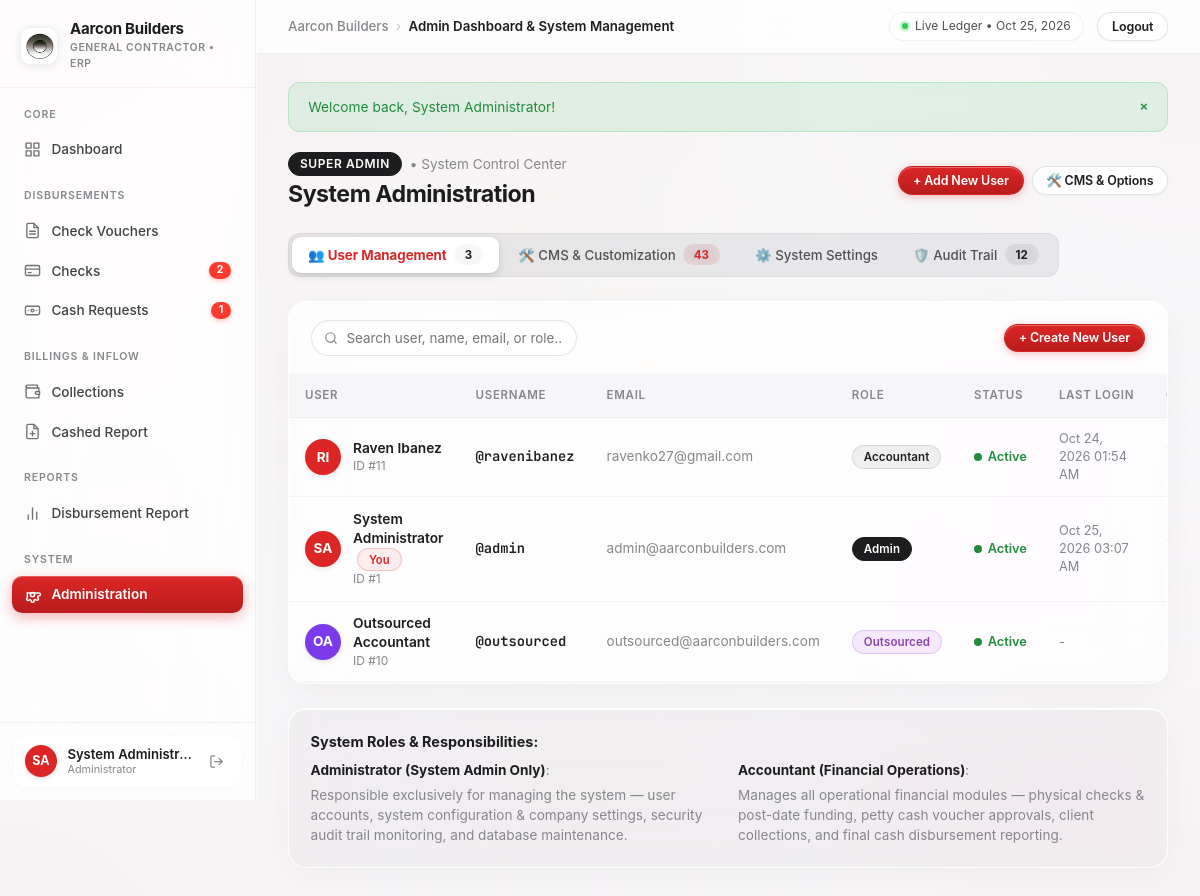
/admin.php (signed in), run on the app's committed database.
### tables this page shows
CREATE TABLE users (
    id INTEGER PRIMARY KEY AUTOINCREMENT,
    username VARCHAR(50) NOT NULL UNIQUE,
    password VARCHAR(255) NOT NULL,
    full_name VARCHAR(100) NOT NULL,
    email VARCHAR(150) DEFAULT '',
    role VARCHAR(50) DEFAULT 'admin', -- 'admin', 'manager', 'cashier', 'engineer'
    status VARCHAR(20) DEFAULT 'active', -- 'active', 'inactive'
    avatar_color VARCHAR(20) DEFAULT '#2563eb',
    last_login DATETIME DEFAULT NULL,
    created_at DATETIME DEFAULT CURRENT_TIMESTAMP
);

### admin.php (the view, shortened to what the rows shown need)
<?php
require_once __DIR__ . '/config/config.php';
require_once __DIR__ . '/includes/auth.php';
$db = get_db();
$activeTab = $_GET['tab'] ?? 'tab-users';
$users = $db->query('SELECT * FROM users ORDER BY role ASC, id ASC')->fetchAll();
require_once __DIR__ . '/includes/header.php';
?>
<div class="page-header no-print">
    <div>
        <h1 class="page-title">System Administration</h1>
    </div>
</div>
<div class="tabs-container">
    <div class="tab-pane <?= $activeTab === 'tab-users' ? 'active' : '' ?>" id="tab-users">
        <div class="card">
            <div class="card-body" style="padding: 0;">
                <div class="table-responsive">
                    <table class="data-table" id="usersTable">
                        <thead>
                            <tr>
                                <th>User</th>
                                <th>Username</th>
                                <th>Email</th>
                                <th>Role</th>
                                <th>Status</th>
                                <th>Last Login</th>
                                <th>Created</th>
                            </tr>
                        </thead>
                        <tbody>
                            <?php foreach ($users as $u): ?>
                                <?php
                                    $isSelf = ((int)$u['id'] === (int)$currentUser['id']);
                                    $initials = strtoupper(substr($u['full_name'], 0, 1) . (strpos($u['full_name'], ' ') !== false ? substr($u['full_name'], strpos($u['full_name'], ' ') + 1, 1) : ''));
                                    $avatarColor = !empty($u['avatar_color']) ? $u['avatar_color'] : '#dc2626';
                                ?>
                                <tr>
                                    <td>
                                        <div style="display: flex; align-items: center; gap: 0.75rem;">
                                            <div style="width: 36px; height: 36px; border-radius: 50%; background: <?= e($avatarColor) ?>; color: #ffffff; display: flex; align-items: center; justify-content: center; font-weight: 700; font-size: 0.85rem; flex-shrink: 0; box-shadow: 0 2px 5px rgba(0,0,0,0.1);">
                                                <?= e($initials) ?>
                                            </div>
                                            <div>
                                                <div style="font-weight: 600; color: var(--text-main);">
                                                    <?= e($u['full_name']) ?>
                                                    <?php if ($isSelf): ?>
                                                        <span class="badge badge-inprocess" style="font-size: 0.7rem; margin-left: 0.25rem;">You</span>
                                                    <?php endif; ?>
                                                </div>
                                                <div style="font-size: 0.75rem; color: var(--text-muted);">ID #<?= $u['id'] ?></div>
                                            </div>
                                        </div>
                                    </td>
                                    <td>
                                        <span style="font-family: var(--font-mono); font-weight: 600; color: var(--text-main);">
                                            @<?= e($u['username']) ?>
                                        </span>
                                    </td>
                                    <td>
                                        <span style="color: var(--text-muted); font-size: 0.85rem;">
                                            <?= !empty($u['email']) ? e($u['email']) : '&mdash;' ?>
                                        </span>
                                    </td>
                                    <td>
                                        <?php if ($u['role'] === 'admin'): ?>
                                            <span class="badge badge-admin">Admin</span>
                                        <?php elseif ($u['role'] === 'outsourced_accountant'): ?>
                                            <span class="badge badge-outsourced">Outsourced</span>
                                        <?php else: ?>
                                            <span class="badge badge-accountant">Accountant</span>
                                        <?php endif; ?>
                                    </td>
                                    <td>
                                        <?php if ($u['status'] === 'active'): ?>
                                            <span style="display: inline-flex; align-items: center; gap: 0.35rem; color: var(--color-success); font-weight: 600; font-size: 0.8rem;">
                                                <span style="width: 8px; height: 8px; border-radius: 50%; background: var(--color-success);"></span>
                                                Active
                                            </span>
                                        <?php endif; ?>
                                    </td>
                                    <td style="font-size: 0.8rem; color: var(--text-muted);">
                                        <?= format_date($u['last_login'], 'M d, Y h:i A') ?>
                                    </td>
                                    <td style="font-size: 0.8rem; color: var(--text-muted);">
                                    </td>
                                </tr>
                            <?php endforeach; ?>
                        </tbody>
                    </table>
                </div>
            </div>
        </div>
    </div>
</div>
<?php require_once __DIR__ . '/includes/footer.php'; ?>

### includes/header.php (shortened to what the rows shown need)
<?php
require_once __DIR__ . '/../config/config.php';
$currentUser = current_user();
$userInitials = 'U';
$userColor = '#dc2626';
if ($currentUser) {
    $userInitials = strtoupper(substr($currentUser['full_name'], 0, 1) . (strpos($currentUser['full_name'], ' ') !== false ? substr($currentUser['full_name'], strpos($currentUser['full_name'], ' ') + 1, 1) : ''));
    $userColor = $currentUser['avatar_color'] ?? '#dc2626';
}
?>
<!DOCTYPE html>
<html lang="en">
<head>
    <link rel="stylesheet" href="assets/css/style.css?v=<?= file_exists(__DIR__ . '/../assets/css/style.css') ? filemtime(__DIR__ . '/../assets/css/style.css') : time() ?>">
</head>
<body>
<div class="app-layout">
    <aside class="app-sidebar no-print" id="appSidebar">
        <?php if ($currentUser): ?>
            <div class="sidebar-footer">
                <div class="sidebar-user">
                    <div class="sidebar-avatar" style="background: <?= e($userColor) ?>;">
                        <?= e($userInitials) ?>
                    </div>
                    <div class="sidebar-user-info">
                        <div class="sidebar-user-name" title="<?= e($currentUser['full_name']) ?>"><?= e($currentUser['full_name']) ?></div>
                        <div class="sidebar-user-role"><?= e(get_user_role_label($currentUser['role'])) ?></div>
                    </div>
                    <a href="logout.php" class="sidebar-logout-btn" title="Sign out of <?= e($currentUser['username']) ?>">
                        <svg viewBox="0 0 24 24" fill="none" stroke="currentColor" stroke-width="2" stroke-linecap="round" stroke-linejoin="round"><path d="M9 21H5a2 2 0 0 1-2-2V5a2 2 0 0 1 2-2h4"></path><polyline points="16 17 21 12 16 7"></polyline><line x1="21" y1="12" x2="9" y2="12"></line></svg>
                    </a>
                </div>
            </div>
        <?php endif; ?>
    </aside>
    <div class="app-main">
        <main class="main-wrapper">

### data on the page
users: full_name "SA", full_name "System Administr…", role "Administrator", full_name "System Administrator", shows "You", id "1", username "admin", email "admin@aarconbuilders.com", status "active" (drawn), last_login "Oct 25, 2026 03:07 AM"
users: full_name "RI", full_name "Raven Ibanez", id "11", username "ravenibanez", email "ravenko27@gmail.com", role "Accountant", status "active" (drawn), last_login "Oct 24, 2026 01:54 AM"
users: full_name "OA", full_name "Outsourced Accountant", id "10", username "outsourced", email "outsourced@aarconbuilders.com", status "active" (drawn), last_login "-"

### other printed values
$dynamicAppName "Aarcon Builders"
$pendingChecksCount "2"
$pendingCashCount "1"
$pageTitle "Admin Dashboard & System Management"
$flash['message'] "Welcome back, System Administrator!"
$totalUsers "3"
$totalCmsBanks + $totalCmsDropdowns + $totalCmsFields "43"
$totalAuditLogsCount "12"
